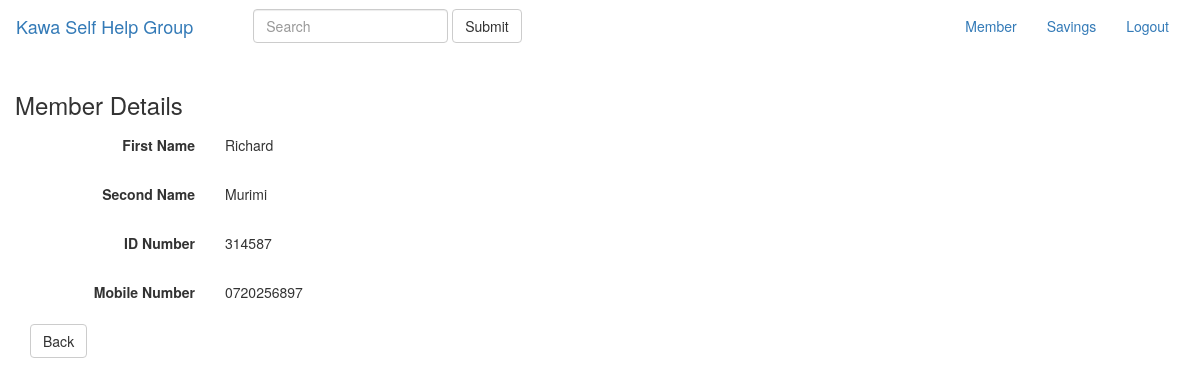
/member/read_member.php?id=2 (signed in), run on the app's committed database.
### tables this page shows
CREATE TABLE `members` (
  `id` int(11) NOT NULL,
  `first_name` varchar(100) NOT NULL,
  `second_name` varchar(100) NOT NULL,
  `id_number` int(100) NOT NULL,
  `mobile` varchar(100) NOT NULL
);

### member/read_member.php (the view, shortened to what this page needs)
<?php include('../header/body_layout.php');?>
<?php
$id = null;
if ( !empty($_GET['id'])) {
  $id = $_REQUEST['id'];
}
if ( null==$id ) {
  header("Location: index.php");
} else {
  $pdo = Database::connect();
  $pdo->setAttribute(PDO::ATTR_ERRMODE, PDO::ERRMODE_EXCEPTION);
  $sql = "SELECT * FROM members where id = ?";
  $q = $pdo->prepare($sql);
  $q->execute(array($id));
  $data = $q->fetch(PDO::FETCH_ASSOC);
}
?>
<div class="container">
  <div class="span10 offset1">
    <div class="row">
      <h3>Member Details</h3>
    </div>
    <form class="form-horizontal">
      <div class="form-group">
        <label class="col-sm-2 control-label">First Name</label>
        <div class="col-sm-10">
          <p class="form-control-static"><?php echo $data['first_name'];?></p>
        </div>
      </div>
      <div class="form-group">
        <label class="col-sm-2 control-label">Second Name</label>
        <div class="col-sm-10">
          <p class="form-control-static"><?php echo $data['second_name'];?></p>
        </div>
      </div>
      <div class="form-group">
        <label class="col-sm-2 control-label">ID Number</label>
        <div class="col-sm-10">
          <p class="form-control-static"><?php echo $data['id_number'];?></p>
        </div>
      </div>
      <div class="form-group">
        <label class="col-sm-2 control-label">Mobile Number</label>
        <div class="col-sm-10">
          <p class="form-control-static"><?php echo $data['mobile'];?></p>
        </div>
      </div>
      <div class="form-actions">
        <a class="btn btn-default" href="index.php">Back</a>
      </div>
    </form>
  </div>
</div>

### data on the page
members: first_name "Richard", second_name "Murimi", id_number "314587", mobile "0720256897"

### other printed values
$title "Kawa Self Help Group"
